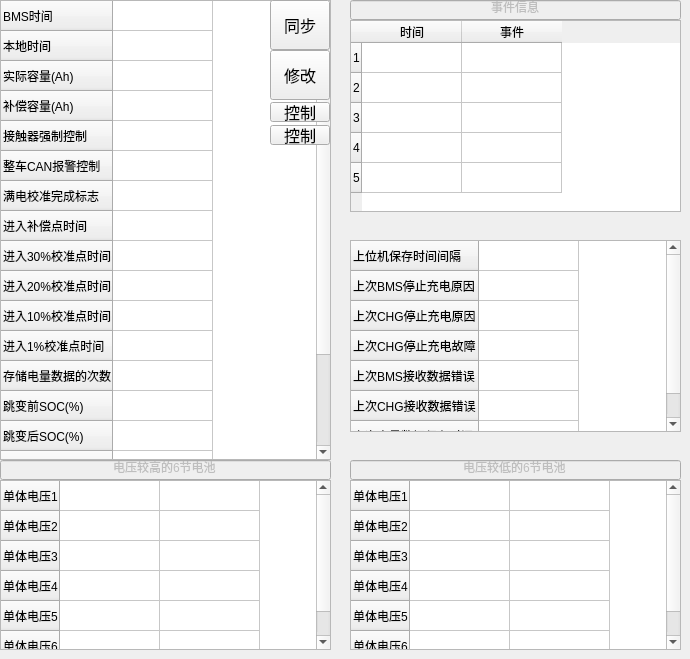
   <widget class="QWidget" name="tab_3">
    <attribute name="title">
     <string>测试数据</string>
    </attribute>
    <widget class="QTableWidget" name="tb_ctl_info">
     <property name="geometry">
      <rect>
       <x>0</x>
       <y>0</y>
       <width>331</width>
       <height>460</height>
      </rect>
     </property>
     <attribute name="horizontalHeaderVisible">
      <bool>false</bool>
     </attribute>
     <attribute name="verticalHeaderMinimumSectionSize">
      <number>20</number>
     </attribute>
     <row>
      <property name="text">
       <string>BMS时间</string>
      </property>
     </row>
     <row>
      <property name="text">
       <string>本地时间</string>
      </property>
     </row>
     <row>
      <property name="text">
       <string>实际容量(Ah)</string>
      </property>
     </row>
     <row>
      <property name="text">
       <string>补偿容量(Ah)</string>
      </property>
     </row>
     <row>
      <property name="text">
       <string>接触器强制控制</string>
      </property>
     </row>
     <row>
      <property name="text">
       <string>整车CAN报警控制</string>
      </property>
     </row>
     <row>
      <property name="text">
       <string>满电校准完成标志</string>
      </property>
     </row>
     <row>
      <property name="text">
       <string>进入补偿点时间</string>
      </property>
     </row>
     <row>
      <property name="text">
       <string>进入30%校准点时间</string>
      </property>
     </row>
     <row>
      <property name="text">
       <string>进入20%校准点时间</string>
      </property>
     </row>
     <row>
      <property name="text">
       <string>进入10%校准点时间</string>
      </property>
     </row>
     <row>
      <property name="text">
       <string>进入1%校准点时间</string>
      </property>
     </row>
     <row>
      <property name="text">
       <string>存储电量数据的次数</string>
      </property>
     </row>
     <row>
      <property name="text">
       <string>跳变前SOC(%)</string>
      </property>
     </row>
     <row>
      <property name="text">
       <string>跳变后SOC(%)</string>
      </property>
     </row>
     <row>
      <property name="text">
       <string>软件版本</string>
      </property>
     </row>
     <row>
      <property name="text">
       <string>硬件版本</string>
      </property>
     </row>
     <row>
      <property name="text">
       <string>软件修改时间</string>
      </property>
     </row>
     <row>
      <property name="text">
       <string>软件修改编号</string>
      </property>
     </row>
     <column>
      <property name="text">
       <string>c</string>
      </property>
     </column>
     <item row="0" column="0">
      <property name="text">
       <string/>
      </property>
      <property name="flags">
       <set>ItemIsDragEnabled|ItemIsUserCheckable|ItemIsEnabled</set>
      </property>
     </item>
     <item row="1" column="0">
      <property name="text">
       <string/>
      </property>
      <property name="flags">
       <set>ItemIsDragEnabled|ItemIsUserCheckable|ItemIsEnabled</set>
      </property>
     </item>
     <item row="2" column="0">
      <property name="text">
       <string/>
      </property>
     </item>
     <item row="3" column="0">
      <property name="text">
       <string/>
      </property>
     </item>
     <item row="4" column="0">
      <property name="text">
       <string/>
      </property>
     </item>
     <item row="5" column="0">
      <property name="text">
       <string/>
      </property>
     </item>
     <item row="6" column="0">
      <property name="text">
       <string/>
      </property>
      <property name="flags">
       <set>ItemIsDragEnabled|ItemIsUserCheckable|ItemIsEnabled</set>
      </property>
     </item>
     <item row="7" column="0">
      <property name="text">
       <string/>
      </property>
      <property name="flags">
       <set>ItemIsDragEnabled|ItemIsUserCheckable|ItemIsEnabled</set>
      </property>
     </item>
     <item row="8" column="0">
      <property name="text">
       <string/>
      </property>
      <property name="flags">
       <set>ItemIsDragEnabled|ItemIsUserCheckable|ItemIsEnabled</set>
      </property>
     </item>
     <item row="9" column="0">
      <property name="text">
       <string/>
      </property>
      <property name="flags">
       <set>ItemIsDragEnabled|ItemIsUserCheckable|ItemIsEnabled</set>
      </property>
     </item>
     <item row="10" column="0">
      <property name="text">
       <string/>
      </property>
      <property name="flags">
       <set>ItemIsDragEnabled|ItemIsUserCheckable|ItemIsEnabled</set>
      </property>
     </item>
     <item row="11" column="0">
      <property name="text">
       <string/>
      </property>
      <property name="flags">
       <set>ItemIsDragEnabled|ItemIsUserCheckable|ItemIsEnabled</set>
      </property>
     </item>
     <item row="12" column="0">
      <property name="text">
       <string/>
      </property>
      <property name="flags">
       <set>ItemIsDragEnabled|ItemIsUserCheckable|ItemIsEnabled</set>
      </property>
     </item>
     <item row="13" column="0">
      <property name="text">
       <string/>
      </property>
      <property name="flags">
       <set>ItemIsDragEnabled|ItemIsUserCheckable|ItemIsEnabled</set>
      </property>
     </item>
     <item row="14" column="0">
      <property name="text">
       <string/>
      </property>
      <property name="flags">
       <set>ItemIsDragEnabled|ItemIsUserCheckable|ItemIsEnabled</set>
      </property>
     </item>
     <item row="15" column="0">
      <property name="text">
       <string/>
      </property>
      <property name="flags">
       <set>ItemIsDragEnabled|ItemIsUserCheckable|ItemIsEnabled</set>
      </property>
     </item>
     <item row="16" column="0">
      <property name="text">
       <string/>
      </property>
      <property name="flags">
       <set>ItemIsDragEnabled|ItemIsUserCheckable|ItemIsEnabled</set>
      </property>
     </item>
     <item row="17" column="0">
      <property name="text">
       <string/>
      </property>
      <property name="flags">
       <set>ItemIsDragEnabled|ItemIsUserCheckable|ItemIsEnabled</set>
      </property>
     </item>
     <item row="18" column="0">
      <property name="text">
       <string/>
      </property>
      <property name="flags">
       <set>ItemIsDragEnabled|ItemIsUserCheckable|ItemIsEnabled</set>
      </property>
     </item>
    </widget>
    <widget class="QPushButton" name="pb_sync">
     <property name="geometry">
      <rect>
       <x>270</x>
       <y>0</y>
       <width>60</width>
       <height>50</height>
      </rect>
     </property>
     <property name="font">
      <font>
       <family>Aharoni</family>
       <pointsize>12</pointsize>
       <weight>50</weight>
       <bold>false</bold>
      </font>
     </property>
     <property name="text">
      <string>同步</string>
     </property>
    </widget>
    <widget class="QPushButton" name="pb_ctl_tch">
     <property name="geometry">
      <rect>
       <x>270</x>
       <y>102</y>
       <width>60</width>
       <height>20</height>
      </rect>
     </property>
     <property name="font">
      <font>
       <family>Aharoni</family>
       <pointsize>12</pointsize>
       <weight>50</weight>
       <bold>false</bold>
      </font>
     </property>
     <property name="text">
      <string>控制</string>
     </property>
    </widget>
    <widget class="QPushButton" name="pb_ctl_alarm">
     <property name="geometry">
      <rect>
       <x>270</x>
       <y>125</y>
       <width>60</width>
       <height>20</height>
      </rect>
     </property>
     <property name="font">
      <font>
       <family>Aharoni</family>
       <pointsize>12</pointsize>
       <weight>50</weight>
       <bold>false</bold>
      </font>
     </property>
     <property name="text">
      <string>控制</string>
     </property>
    </widget>
    <widget class="QPushButton" name="pb_modify">
     <property name="geometry">
      <rect>
       <x>270</x>
       <y>50</y>
       <width>60</width>
       <height>50</height>
      </rect>
     </property>
     <property name="font">
      <font>
       <family>Aharoni</family>
       <pointsize>12</pointsize>
       <weight>50</weight>
       <bold>false</bold>
      </font>
     </property>
     <property name="text">
      <string>修改</string>
     </property>
    </widget>
    <widget class="QLineEdit" name="lineEdit_3">
     <property name="enabled">
      <bool>false</bool>
     </property>
     <property name="geometry">
      <rect>
       <x>0</x>
       <y>460</y>
       <width>331</width>
       <height>20</height>
      </rect>
     </property>
     <property name="layoutDirection">
      <enum>Qt::LeftToRight</enum>
     </property>
     <property name="text">
      <string>电压较高的6节电池</string>
     </property>
     <property name="alignment">
      <set>Qt::AlignCenter</set>
     </property>
    </widget>
    <widget class="QTableWidget" name="tb_each_hi">
     <property name="geometry">
      <rect>
       <x>0</x>
       <y>480</y>
       <width>331</width>
       <height>170</height>
      </rect>
     </property>
     <property name="layoutDirection">
      <enum>Qt::LeftToRight</enum>
     </property>
     <attribute name="horizontalHeaderVisible">
      <bool>false</bool>
     </attribute>
     <attribute name="verticalHeaderMinimumSectionSize">
      <number>20</number>
     </attribute>
     <row>
      <property name="text">
       <string>单体电压1</string>
      </property>
     </row>
     <row>
      <property name="text">
       <string>单体电压2</string>
      </property>
     </row>
     <row>
      <property name="text">
       <string>单体电压3</string>
      </property>
     </row>
     <row>
      <property name="text">
       <string>单体电压4</string>
      </property>
     </row>
     <row>
      <property name="text">
       <string>单体电压5</string>
      </property>
     </row>
     <row>
      <property name="text">
       <string>单体电压6</string>
      </property>
     </row>
     <column>
      <property name="text">
       <string>val</string>
      </property>
     </column>
     <column>
      <property name="text">
       <string>pos</string>
      </property>
     </column>
     <item row="0" column="0">
      <property name="text">
       <string/>
      </property>
      <property name="textAlignment">
       <set>AlignCenter</set>
      </property>
      <property name="flags">
       <set>ItemIsDragEnabled|ItemIsUserCheckable|ItemIsEnabled</set>
      </property>
     </item>
     <item row="0" column="1">
      <property name="text">
       <string/>
      </property>
      <property name="textAlignment">
       <set>AlignCenter</set>
      </property>
      <property name="flags">
       <set>ItemIsDragEnabled|ItemIsUserCheckable|ItemIsEnabled</set>
      </property>
     </item>
     <item row="1" column="0">
      <property name="text">
       <string/>
      </property>
      <property name="textAlignment">
       <set>AlignCenter</set>
      </property>
      <property name="flags">
       <set>ItemIsDragEnabled|ItemIsUserCheckable|ItemIsEnabled</set>
      </property>
     </item>
     <item row="1" column="1">
      <property name="text">
       <string/>
      </property>
      <property name="textAlignment">
       <set>AlignCenter</set>
      </property>
      <property name="flags">
       <set>ItemIsDragEnabled|ItemIsUserCheckable|ItemIsEnabled</set>
      </property>
     </item>
     <item row="2" column="0">
      <property name="text">
       <string/>
      </property>
      <property name="textAlignment">
       <set>AlignCenter</set>
      </property>
      <property name="flags">
       <set>ItemIsDragEnabled|ItemIsUserCheckable|ItemIsEnabled</set>
      </property>
     </item>
     <item row="2" column="1">
      <property name="text">
       <string/>
      </property>
      <property name="textAlignment">
       <set>AlignCenter</set>
      </property>
      <property name="flags">
       <set>ItemIsDragEnabled|ItemIsUserCheckable|ItemIsEnabled</set>
      </property>
     </item>
     <item row="3" column="0">
      <property name="text">
       <string/>
      </property>
      <property name="textAlignment">
       <set>AlignCenter</set>
      </property>
      <property name="flags">
       <set>ItemIsDragEnabled|ItemIsUserCheckable|ItemIsEnabled</set>
      </property>
     </item>
     <item row="3" column="1">
      <property name="text">
       <string/>
      </property>
      <property name="textAlignment">
       <set>AlignCenter</set>
      </property>
      <property name="flags">
       <set>ItemIsDragEnabled|ItemIsUserCheckable|ItemIsEnabled</set>
      </property>
     </item>
     <item row="4" column="0">
      <property name="text">
       <string/>
      </property>
      <property name="textAlignment">
       <set>AlignCenter</set>
      </property>
      <property name="flags">
       <set>ItemIsDragEnabled|ItemIsUserCheckable|ItemIsEnabled</set>
      </property>
     </item>
     <item row="4" column="1">
      <property name="text">
       <string/>
      </property>
      <property name="textAlignment">
       <set>AlignCenter</set>
      </property>
      <property name="flags">
       <set>ItemIsDragEnabled|ItemIsUserCheckable|ItemIsEnabled</set>
      </property>
     </item>
     <item row="5" column="0">
      <property name="text">
       <string/>
      </property>
      <property name="textAlignment">
       <set>AlignCenter</set>
      </property>
      <property name="flags">
       <set>ItemIsDragEnabled|ItemIsUserCheckable|ItemIsEnabled</set>
      </property>
     </item>
     <item row="5" column="1">
      <property name="text">
       <string/>
      </property>
      <property name="textAlignment">
       <set>AlignCenter</set>
      </property>
      <property name="flags">
       <set>ItemIsDragEnabled|ItemIsUserCheckable|ItemIsEnabled</set>
      </property>
     </item>
    </widget>
    <widget class="QTableWidget" name="tb_each_lo">
     <property name="geometry">
      <rect>
       <x>350</x>
       <y>480</y>
       <width>331</width>
       <height>170</height>
      </rect>
     </property>
     <property name="layoutDirection">
      <enum>Qt::LeftToRight</enum>
     </property>
     <attribute name="horizontalHeaderVisible">
      <bool>false</bool>
     </attribute>
     <attribute name="verticalHeaderMinimumSectionSize">
      <number>20</number>
     </attribute>
     <row>
      <property name="text">
       <string>单体电压1</string>
      </property>
     </row>
     <row>
      <property name="text">
       <string>单体电压2</string>
      </property>
     </row>
     <row>
      <property name="text">
       <string>单体电压3</string>
      </property>
     </row>
     <row>
      <property name="text">
       <string>单体电压4</string>
      </property>
     </row>
     <row>
      <property name="text">
       <string>单体电压5</string>
      </property>
     </row>
     <row>
      <property name="text">
       <string>单体电压6</string>
      </property>
     </row>
     <column>
      <property name="text">
       <string>val</string>
      </property>
     </column>
     <column>
      <property name="text">
       <string>pos</string>
      </property>
     </column>
     <item row="0" column="0">
      <property name="text">
       <string/>
      </property>
      <property name="textAlignment">
       <set>AlignCenter</set>
      </property>
      <property name="flags">
       <set>ItemIsDragEnabled|ItemIsUserCheckable|ItemIsEnabled</set>
      </property>
     </item>
     <item row="0" column="1">
      <property name="text">
       <string/>
      </property>
      <property name="textAlignment">
       <set>AlignCenter</set>
      </property>
      <property name="flags">
       <set>ItemIsDragEnabled|ItemIsUserCheckable|ItemIsEnabled</set>
      </property>
     </item>
     <item row="1" column="0">
      <property name="text">
       <string/>
      </property>
      <property name="textAlignment">
       <set>AlignCenter</set>
      </property>
      <property name="flags">
       <set>ItemIsDragEnabled|ItemIsUserCheckable|ItemIsEnabled</set>
      </property>
     </item>
     <item row="1" column="1">
      <property name="text">
       <string/>
      </property>
      <property name="textAlignment">
       <set>AlignCenter</set>
      </property>
      <property name="flags">
       <set>ItemIsDragEnabled|ItemIsUserCheckable|ItemIsEnabled</set>
      </property>
     </item>
     <item row="2" column="0">
      <property name="text">
       <string/>
      </property>
      <property name="textAlignment">
       <set>AlignCenter</set>
      </property>
      <property name="flags">
       <set>ItemIsDragEnabled|ItemIsUserCheckable|ItemIsEnabled</set>
      </property>
     </item>
     <item row="2" column="1">
      <property name="text">
       <string/>
      </property>
      <property name="textAlignment">
       <set>AlignCenter</set>
      </property>
      <property name="flags">
       <set>ItemIsDragEnabled|ItemIsUserCheckable|ItemIsEnabled</set>
      </property>
     </item>
     <item row="3" column="0">
      <property name="text">
       <string/>
      </property>
      <property name="textAlignment">
       <set>AlignCenter</set>
      </property>
      <property name="flags">
       <set>ItemIsDragEnabled|ItemIsUserCheckable|ItemIsEnabled</set>
      </property>
     </item>
     <item row="3" column="1">
      <property name="text">
       <string/>
      </property>
      <property name="textAlignment">
       <set>AlignCenter</set>
      </property>
      <property name="flags">
       <set>ItemIsDragEnabled|ItemIsUserCheckable|ItemIsEnabled</set>
      </property>
     </item>
     <item row="4" column="0">
      <property name="text">
       <string/>
      </property>
      <property name="textAlignment">
       <set>AlignCenter</set>
      </property>
      <property name="flags">
       <set>ItemIsDragEnabled|ItemIsUserCheckable|ItemIsEnabled</set>
      </property>
     </item>
     <item row="4" column="1">
      <property name="text">
       <string/>
      </property>
      <property name="textAlignment">
       <set>AlignCenter</set>
      </property>
      <property name="flags">
       <set>ItemIsDragEnabled|ItemIsUserCheckable|ItemIsEnabled</set>
      </property>
     </item>
     <item row="5" column="0">
      <property name="text">
       <string/>
      </property>
      <property name="textAlignment">
       <set>AlignCenter</set>
      </property>
      <property name="flags">
       <set>ItemIsDragEnabled|ItemIsUserCheckable|ItemIsEnabled</set>
      </property>
     </item>
     <item row="5" column="1">
      <property name="text">
       <string/>
      </property>
      <property name="textAlignment">
       <set>AlignCenter</set>
      </property>
      <property name="flags">
       <set>ItemIsDragEnabled|ItemIsUserCheckable|ItemIsEnabled</set>
      </property>
     </item>
    </widget>
    <widget class="QLineEdit" name="lineEdit_4">
     <property name="enabled">
      <bool>false</bool>
     </property>
     <property name="geometry">
      <rect>
       <x>350</x>
       <y>460</y>
       <width>331</width>
       <height>20</height>
      </rect>
     </property>
     <property name="layoutDirection">
      <enum>Qt::LeftToRight</enum>
     </property>
     <property name="text">
      <string>电压较低的6节电池</string>
     </property>
     <property name="alignment">
      <set>Qt::AlignCenter</set>
     </property>
    </widget>
    <widget class="QLineEdit" name="lineEdit_5">
     <property name="enabled">
      <bool>false</bool>
     </property>
     <property name="geometry">
      <rect>
       <x>350</x>
       <y>0</y>
       <width>331</width>
       <height>20</height>
      </rect>
     </property>
     <property name="layoutDirection">
      <enum>Qt::LeftToRight</enum>
     </property>
     <property name="text">
      <string>事件信息</string>
     </property>
     <property name="alignment">
      <set>Qt::AlignCenter</set>
     </property>
    </widget>
    <widget class="QTableWidget" name="tb_event">
     <property name="geometry">
      <rect>
       <x>350</x>
       <y>20</y>
       <width>331</width>
       <height>192</height>
      </rect>
     </property>
     <row>
      <property name="text">
       <string>1</string>
      </property>
     </row>
     <row>
      <property name="text">
       <string>2</string>
      </property>
     </row>
     <row>
      <property name="text">
       <string>3</string>
      </property>
     </row>
     <row>
      <property name="text">
       <string>4</string>
      </property>
     </row>
     <row>
      <property name="text">
       <string>5</string>
      </property>
     </row>
     <column>
      <property name="text">
       <string>时间</string>
      </property>
     </column>
     <column>
      <property name="text">
       <string>事件</string>
      </property>
     </column>
     <item row="0" column="0">
      <property name="text">
       <string/>
      </property>
      <property name="flags">
       <set>ItemIsDragEnabled|ItemIsUserCheckable|ItemIsEnabled</set>
      </property>
     </item>
     <item row="0" column="1">
      <property name="text">
       <string/>
      </property>
      <property name="flags">
       <set>ItemIsDragEnabled|ItemIsUserCheckable|ItemIsEnabled</set>
      </property>
     </item>
     <item row="1" column="0">
      <property name="text">
       <string/>
      </property>
      <property name="flags">
       <set>ItemIsDragEnabled|ItemIsUserCheckable|ItemIsEnabled</set>
      </property>
     </item>
     <item row="1" column="1">
      <property name="text">
       <string/>
      </property>
      <property name="flags">
       <set>ItemIsDragEnabled|ItemIsUserCheckable|ItemIsEnabled</set>
      </property>
     </item>
     <item row="2" column="0">
      <property name="text">
       <string/>
      </property>
      <property name="flags">
       <set>ItemIsDragEnabled|ItemIsUserCheckable|ItemIsEnabled</set>
      </property>
     </item>
     <item row="2" column="1">
      <property name="text">
       <string/>
      </property>
      <property name="flags">
       <set>ItemIsDragEnabled|ItemIsUserCheckable|ItemIsEnabled</set>
      </property>
     </item>
     <item row="3" column="0">
      <property name="flags">
       <set>ItemIsDragEnabled|ItemIsUserCheckable|ItemIsEnabled</set>
      </property>
     </item>
     <item row="3" column="1">
      <property name="flags">
       <set>ItemIsDragEnabled|ItemIsUserCheckable|ItemIsEnabled</set>
      </property>
     </item>
     <item row="4" column="0">
      <property name="text">
       <string/>
      </property>
      <property name="flags">
       <set>ItemIsDragEnabled|ItemIsUserCheckable|ItemIsEnabled</set>
      </property>
     </item>
     <item row="4" column="1">
      <property name="text">
       <string/>
      </property>
      <property name="flags">
       <set>ItemIsDragEnabled|ItemIsUserCheckable|ItemIsEnabled</set>
      </property>
     </item>
    </widget>
    <widget class="QTableWidget" name="tb_brief">
     <property name="geometry">
      <rect>
       <x>350</x>
       <y>240</y>
       <width>331</width>
       <height>192</height>
      </rect>
     </property>
     <attribute name="horizontalHeaderVisible">
      <bool>false</bool>
     </attribute>
     <row>
      <property name="text">
       <string>上位机保存时间间隔</string>
      </property>
     </row>
     <row>
      <property name="text">
       <string>上次BMS停止充电原因</string>
      </property>
     </row>
     <row>
      <property name="text">
       <string>上次CHG停止充电原因</string>
      </property>
     </row>
     <row>
      <property name="text">
       <string>上次CHG停止充电故障</string>
      </property>
     </row>
     <row>
      <property name="text">
       <string>上次BMS接收数据错误</string>
      </property>
     </row>
     <row>
      <property name="text">
       <string>上次CHG接收数据错误</string>
      </property>
     </row>
     <row>
      <property name="text">
       <string>上次电量数据保存时间</string>
      </property>
     </row>
     <column>
      <property name="text">
       <string>1</string>
      </property>
     </column>
     <item row="0" column="0">
      <property name="text">
       <string/>
      </property>
      <property name="flags">
       <set>ItemIsDragEnabled|ItemIsUserCheckable|ItemIsEnabled</set>
      </property>
     </item>
     <item row="1" column="0">
      <property name="text">
       <string/>
      </property>
      <property name="flags">
       <set>ItemIsDragEnabled|ItemIsUserCheckable|ItemIsEnabled</set>
      </property>
     </item>
     <item row="2" column="0">
      <property name="text">
       <string/>
      </property>
      <property name="flags">
       <set>ItemIsDragEnabled|ItemIsUserCheckable|ItemIsEnabled</set>
      </property>
     </item>
     <item row="3" column="0">
      <property name="text">
       <string/>
      </property>
      <property name="flags">
       <set>ItemIsDragEnabled|ItemIsUserCheckable|ItemIsEnabled</set>
      </property>
     </item>
     <item row="4" column="0">
      <property name="text">
       <string/>
      </property>
      <property name="flags">
       <set>ItemIsDragEnabled|ItemIsUserCheckable|ItemIsEnabled</set>
      </property>
     </item>
     <item row="5" column="0">
      <property name="text">
       <string/>
      </property>
      <property name="flags">
       <set>ItemIsDragEnabled|ItemIsUserCheckable|ItemIsEnabled</set>
      </property>
     </item>
     <item row="6" column="0">
      <property name="text">
       <string/>
      </property>
      <property name="flags">
       <set>ItemIsDragEnabled|ItemIsUserCheckable|ItemIsEnabled</set>
      </property>
     </item>
    </widget>
   </widget>
